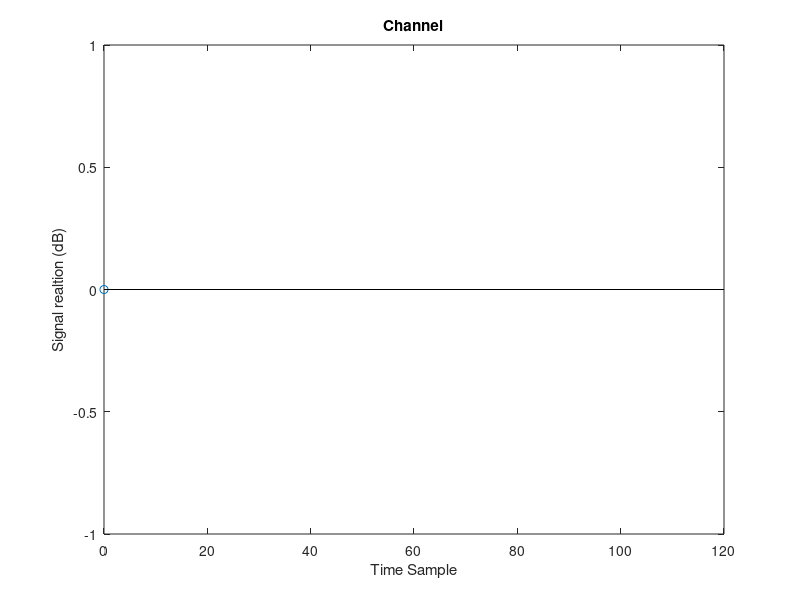

This figure's MATLAB source: (Note: this script raises an error after producing the figure.)
clear all
close all
% input data
M = 64;         %size of signal constellation
k = log2(M);      % number of bits per symbol
N = 1024;        % number of total carriers
usedN = 600;       %number of data carriers
unusedN = N - usedN;       %number of guard carriers

nSymbOFDM = 1000;    % number of OFDM symbols input
n = usedN*k*nSymbOFDM;      % number of bits

CP = N/8;         
ZT = N/8;        

nSymbEst = 2;      

t = 0:1:120;       
BW = 20e6;   
Ts = (1/BW)*1e9;   


EbN0_dB = 0:1:20;

% Intialization
HdB = -inf.*ones(1, length(t));      
SER = ones(1, length(EbN0_dB)).*inf;             
BER = ones(1, length(EbN0_dB)).*inf;                
BER_ZT = ones(1, length(EbN0_dB)).*inf;         
BER_QAM = ones(1, length(EbN0_dB)).*inf;       

% single-path channel
HdB(1) = 0;

% % [EPA] extended pedestrian A model
% HdB(1) = 0;
% HdB(ceil(51/Ts)) = -1;
% HdB(ceil(71/Ts)) = -2;
% HdB(ceil(91/Ts)) = -3;
% HdB(ceil(111/Ts)) = -8;
% HdB(ceil(191/Ts)) = -17.2;
% HdB(ceil(411/Ts)) = -20.8;

% % [EVA] extended vehicular A model
% HdB(1) = 0;
% HdB(ceil(51/Ts)) = -1.5;
% HdB(ceil(151/Ts)) = -1.4;
% HdB(ceil(311/Ts)) = -3.6;
% HdB(ceil(371/Ts)) = -0.6;
% HdB(ceil(711/Ts)) = -9.1;
% HdB(ceil(1091/Ts)) = -7;
% HdB(ceil(1731/Ts)) =-12;
% HdB(ceil(2511/Ts)) = -16.9;

% % [EVA] extended typical Urban model
% HdB(1) = -1;
% HdB(ceil(51/Ts)) = -1;
% HdB(ceil(121/Ts)) = -1;
% HdB(ceil(201/Ts)) = 0;
% HdB(ceil(231/Ts)) = 0;
% HdB(ceil(501/Ts)) = 0;
% HdB(ceil(1601/Ts)) = -3;
% HdB(ceil(2301/Ts)) =-5;
% HdB(ceil(5001/Ts)) = -7;



H = 10.^(HdB/10);           

figure
stem(t, HdB)
title('Channel')
xlabel('Time Sample')
ylabel('Signal realtion (dB)')


% input bits
dataIn = randi([0 1], n, 1);             

% TX
[ofdm, dataMod] = TX_OFDM(dataIn, M, N, usedN, CP);

% NOISE
for z=1:length(EbN0_dB)
    [channelCorrection] = ESTIMATION(H, nSymbEst, EbN0_dB(z), k, N, usedN, CP);
    [ofdmChannel] = CHANNEL(ofdm, H);
    [ofdmAWGN] = AWGN(EbN0_dB(z), ofdmChannel, k, N, usedN, CP);
    [dataInRx, dataModRx] = RX(ofdmAWGN, M, N, usedN, CP, channelCorrection);
    dataSymbolsIn = qamdemod(dataMod, M, 'gray');
    dataSymbolsInRx = qamdemod(dataModRx, M, 'gray');
    [SER(z)] = sum(dataSymbolsIn ~= dataSymbolsInRx)./length(dataSymbolsIn);
    [~, BER(z)] = biterr(dataIn, dataInRx);
end


% TX
[ofdmZT, dataModZT] = TX_ZEROTAIL(dataIn, M, N, usedN, ZT);

% noise
for z=1:length(EbN0_dB)
    [channelCorrectionZT] = ESTIMATION_ZEROTAIL(H, nSymbEst, EbN0_dB(z), k, N, usedN, ZT);
    [ofdmChannelZT] = CHANNEL(ofdmZT, H);
    [ofdmAWGNZT] = AWGN(EbN0_dB(z), ofdmChannelZT, k, N, usedN, ZT);
    [dataInRxZT, dataModRxZT] = RX_ZEROTAIL(ofdmAWGNZT, M, N, usedN, ZT, channelCorrectionZT);
    dataSymbolsZT = qamdemod(dataModZT, M, 'gray');
    dataSymbolsInRxZT = qamdemod(dataModRxZT, M, 'gray');
    [SER_ZT(z)] = sum(dataSymbolsZT ~= dataSymbolsInRxZT)./length(dataSymbolsZT);
    [~, BER_ZT(z)] = biterr(dataIn, dataInRxZT);
end


% QAM
dataInMatrix = reshape(dataIn, length(dataIn)/k, k);
dataSymbolsIn = bi2de(dataInMatrix);
dataMod = qammod(dataSymbolsIn, M, 'gray');

% NOISE
for z=1:length(EbN0_dB)
    snrdB = EbN0_dB(z) + 10*log10(k);
    dataModNoise = awgn(dataMod, snrdB, 'measured');

    dataSymbolsInRx = qamdemod(dataModNoise, M, 'gray');
    dataInMatrixRx = de2bi(dataSymbolsInRx);
    dataInRx = reshape(dataInMatrixRx, size(dataInMatrixRx, 1)*size(dataInMatrixRx, 2), 1);
    [SER(z)] = sum(dataSymbolsIn ~= dataSymbolsInRx)./length(dataSymbolsIn);
    [~, BER_QAM(z)] = biterr(dataIn, dataInRx);
end
% Theoretical BER curve
EbN0 = 10.^(EbN0_dB/10);
SER_MQAM = 2*erfc(sqrt((3*k*EbN0)/(2*(M-1))));
BER_MQAM = SER_MQAM./k;

figure
semilogy(EbN0_dB, [BER; BER_ZT; BER_QAM; BER_MQAM], 'linewidth', 2)
grid on
legend('simulation OFDM', 'simulation OFDM ZT', 'simulation QAM', 'Theoretical');
xlabel('EbN0 (dB)'); ylabel('bit error rate');
title('BER OFDM')